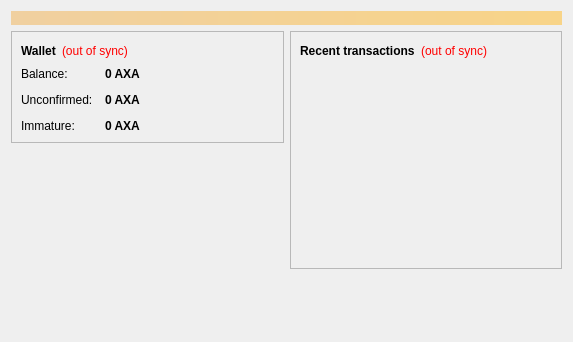
<?xml version="1.0" encoding="UTF-8"?>
<ui version="4.0">
 <class>OverviewPage</class>
 <widget class="QWidget" name="OverviewPage">
  <property name="geometry">
   <rect>
    <x>0</x>
    <y>0</y>
    <width>573</width>
    <height>342</height>
   </rect>
  </property>
  <property name="windowTitle">
   <string>Form</string>
  </property>
  <layout class="QVBoxLayout" name="topLayout">
   <item>
    <widget class="QLabel" name="labelAlerts">
     <property name="visible">
      <bool>false</bool>
     </property>
     <property name="styleSheet">
      <string notr="true">background-color: qlineargradient(x1: 0, y1: 0, x2: 1, y2: 0, stop:0 #F0D0A0, stop:1 #F8D488); color:#000000;</string>
     </property>
     <property name="wordWrap">
      <bool>true</bool>
     </property>
     <property name="margin">
      <number>3</number>
     </property>
    </widget>
   </item>
   <item>
    <layout class="QHBoxLayout" name="horizontalLayout" stretch="1,1">
     <item>
      <layout class="QVBoxLayout" name="verticalLayout_2">
       <item>
        <widget class="QFrame" name="frame">
         <property name="frameShape">
          <enum>QFrame::StyledPanel</enum>
         </property>
         <property name="frameShadow">
          <enum>QFrame::Raised</enum>
         </property>
         <layout class="QVBoxLayout" name="verticalLayout_4">
          <item>
           <layout class="QHBoxLayout" name="horizontalLayout_4">
            <item>
             <widget class="QLabel" name="label_5">
              <property name="font">
               <font>
                <weight>75</weight>
                <bold>true</bold>
               </font>
              </property>
              <property name="text">
               <string>Wallet</string>
              </property>
             </widget>
            </item>
            <item>
             <widget class="QLabel" name="labelWalletStatus">
              <property name="toolTip">
               <string>The displayed information may be out of date. Your wallet automatically synchronizes with the AXACOIN network after a connection is established, but this process has not completed yet.</string>
              </property>
              <property name="styleSheet">
               <string notr="true">QLabel { color: red; }</string>
              </property>
              <property name="text">
               <string notr="true">(out of sync)</string>
              </property>
              <property name="alignment">
               <set>Qt::AlignLeading|Qt::AlignLeft|Qt::AlignVCenter</set>
              </property>
             </widget>
            </item>
            <item>
             <spacer name="horizontalSpacer_2">
              <property name="orientation">
               <enum>Qt::Horizontal</enum>
              </property>
              <property name="sizeHint" stdset="0">
               <size>
                <width>40</width>
                <height>20</height>
               </size>
              </property>
             </spacer>
            </item>
           </layout>
          </item>
          <item>
           <layout class="QFormLayout" name="formLayout_2">
            <property name="fieldGrowthPolicy">
             <enum>QFormLayout::AllNonFixedFieldsGrow</enum>
            </property>
            <property name="horizontalSpacing">
             <number>12</number>
            </property>
            <property name="verticalSpacing">
             <number>12</number>
            </property>
            <item row="0" column="0">
             <widget class="QLabel" name="label">
              <property name="text">
               <string>Balance:</string>
              </property>
             </widget>
            </item>
            <item row="0" column="1">
             <widget class="QLabel" name="labelBalance">
              <property name="font">
               <font>
                <weight>75</weight>
                <bold>true</bold>
               </font>
              </property>
              <property name="cursor">
               <cursorShape>IBeamCursor</cursorShape>
              </property>
              <property name="toolTip">
               <string>Your current balance</string>
              </property>
              <property name="text">
               <string notr="true">0 AXA</string>
              </property>
              <property name="textInteractionFlags">
               <set>Qt::LinksAccessibleByMouse|Qt::TextSelectableByKeyboard|Qt::TextSelectableByMouse</set>
              </property>
             </widget>
            </item>
            <item row="1" column="0">
             <widget class="QLabel" name="label_3">
              <property name="text">
               <string>Unconfirmed:</string>
              </property>
             </widget>
            </item>
            <item row="1" column="1">
             <widget class="QLabel" name="labelUnconfirmed">
              <property name="font">
               <font>
                <weight>75</weight>
                <bold>true</bold>
               </font>
              </property>
              <property name="cursor">
               <cursorShape>IBeamCursor</cursorShape>
              </property>
              <property name="toolTip">
               <string>Total of transactions that have yet to be confirmed, and do not yet count toward the current balance</string>
              </property>
              <property name="text">
               <string notr="true">0 AXA</string>
              </property>
              <property name="textInteractionFlags">
               <set>Qt::LinksAccessibleByMouse|Qt::TextSelectableByKeyboard|Qt::TextSelectableByMouse</set>
              </property>
             </widget>
            </item>
            <item row="2" column="0">
             <widget class="QLabel" name="labelImmatureText">
              <property name="text">
               <string>Immature:</string>
              </property>
             </widget>
            </item>
            <item row="2" column="1">
             <widget class="QLabel" name="labelImmature">
              <property name="font">
               <font>
                <weight>75</weight>
                <bold>true</bold>
               </font>
              </property>
              <property name="toolTip">
               <string>Mined balance that has not yet matured</string>
              </property>
              <property name="text">
               <string notr="true">0 AXA</string>
              </property>
              <property name="textInteractionFlags">
               <set>Qt::LinksAccessibleByMouse|Qt::TextSelectableByKeyboard|Qt::TextSelectableByMouse</set>
              </property>
             </widget>
            </item>
           </layout>
          </item>
         </layout>
        </widget>
       </item>
       <item>
        <spacer name="verticalSpacer">
         <property name="orientation">
          <enum>Qt::Vertical</enum>
         </property>
         <property name="sizeHint" stdset="0">
          <size>
           <width>20</width>
           <height>40</height>
          </size>
         </property>
        </spacer>
       </item>
        <item>
         <widget class="QLabel" name="label_wallet_bgcoin">
          <property name="text">
           <string/>
          </property>
          <property name="pixmap">
           <pixmap resource="../bitcoin.qrc">:/images/wallet_bgcoin</pixmap>
          </property>
          <property name="scaledContents">
           <bool>false</bool>
          </property>
          <property name="alignment">
           <set>Qt::AlignCenter</set>
          </property>
          <property name="margin">
           <number>-2</number>
          </property>
         </widget>
        </item>
        <item>
         <widget class="QLabel" name="label_6">
          <property name="text">
           <string/>
          </property>
         </widget>
        </item>
      </layout>
     </item>
     <item>
      <layout class="QVBoxLayout" name="verticalLayout_3">
       <item>
        <widget class="QFrame" name="frame_2">
         <property name="frameShape">
          <enum>QFrame::StyledPanel</enum>
         </property>
         <property name="frameShadow">
          <enum>QFrame::Raised</enum>
         </property>
         <layout class="QVBoxLayout" name="verticalLayout">
          <item>
           <layout class="QHBoxLayout" name="horizontalLayout_2">
            <item>
             <widget class="QLabel" name="label_4">
              <property name="text">
               <string>&lt;b&gt;Recent transactions&lt;/b&gt;</string>
              </property>
             </widget>
            </item>
            <item>
             <widget class="QLabel" name="labelTransactionsStatus">
              <property name="toolTip">
               <string>The displayed information may be out of date. Your wallet automatically synchronizes with the AXACOIN network after a connection is established, but this process has not completed yet.</string>
              </property>
              <property name="styleSheet">
               <string notr="true">QLabel { color: red; }</string>
              </property>
              <property name="text">
               <string notr="true">(out of sync)</string>
              </property>
              <property name="alignment">
               <set>Qt::AlignRight|Qt::AlignTrailing|Qt::AlignVCenter</set>
              </property>
             </widget>
            </item>
            <item>
             <spacer name="horizontalSpacer">
              <property name="orientation">
               <enum>Qt::Horizontal</enum>
              </property>
              <property name="sizeHint" stdset="0">
               <size>
                <width>40</width>
                <height>20</height>
               </size>
              </property>
             </spacer>
            </item>
           </layout>
          </item>
          <item>
           <widget class="QListView" name="listTransactions">
            <property name="styleSheet">
             <string notr="true">QListView { background: transparent; }</string>
            </property>
            <property name="frameShape">
             <enum>QFrame::NoFrame</enum>
            </property>
            <property name="verticalScrollBarPolicy">
             <enum>Qt::ScrollBarAlwaysOff</enum>
            </property>
            <property name="horizontalScrollBarPolicy">
             <enum>Qt::ScrollBarAlwaysOff</enum>
            </property>
            <property name="selectionMode">
             <enum>QAbstractItemView::NoSelection</enum>
            </property>
           </widget>
          </item>
         </layout>
        </widget>
       </item>
       <item>
        <spacer name="verticalSpacer_2">
         <property name="orientation">
          <enum>Qt::Vertical</enum>
         </property>
         <property name="sizeHint" stdset="0">
          <size>
           <width>20</width>
           <height>40</height>
          </size>
         </property>
        </spacer>
       </item>
      </layout>
     </item>
    </layout>
   </item>
  </layout>
 </widget>
 <resources/>
 <connections/>
</ui>
